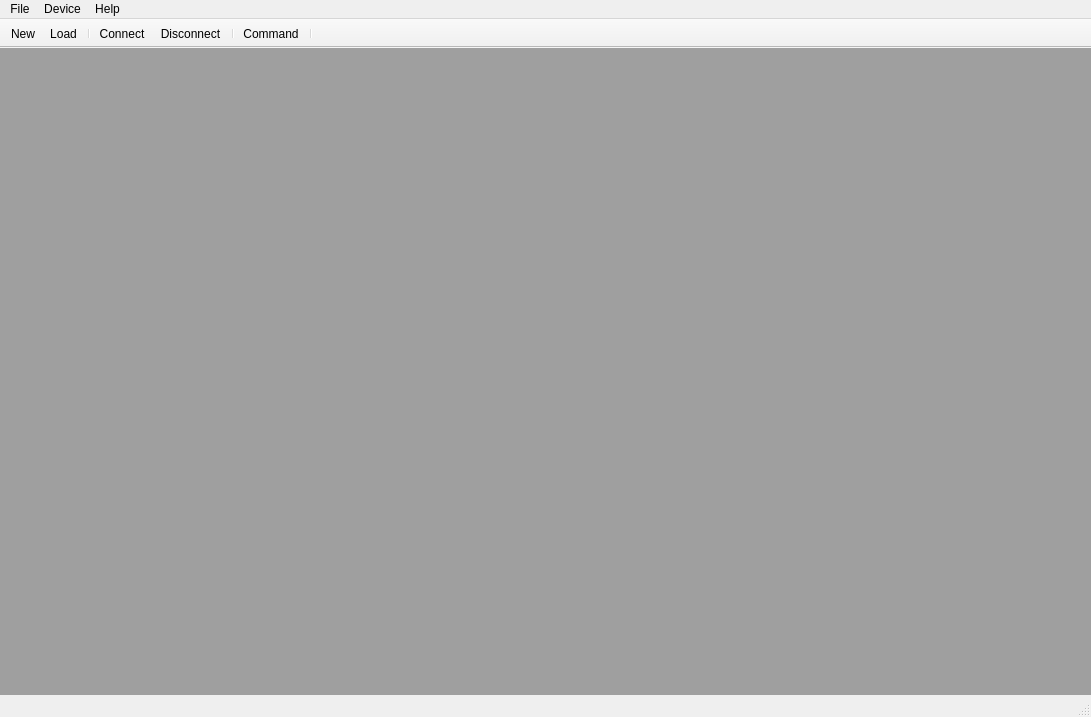
<?xml version="1.0" encoding="UTF-8"?>
<ui version="4.0">
 <class>uArmMainWindow</class>
 <widget class="QMainWindow" name="uArmMainWindow">
  <property name="geometry">
   <rect>
    <x>0</x>
    <y>0</y>
    <width>1091</width>
    <height>717</height>
   </rect>
  </property>
  <property name="windowTitle">
   <string>MainWindow</string>
  </property>
  <widget class="QWidget" name="centralwidget">
   <layout class="QVBoxLayout" name="verticalLayout">
    <property name="leftMargin">
     <number>0</number>
    </property>
    <property name="topMargin">
     <number>0</number>
    </property>
    <property name="rightMargin">
     <number>0</number>
    </property>
    <property name="bottomMargin">
     <number>0</number>
    </property>
    <item>
     <widget class="QMdiArea" name="mdiArea"/>
    </item>
   </layout>
  </widget>
  <widget class="QMenuBar" name="menubar">
   <property name="geometry">
    <rect>
     <x>0</x>
     <y>0</y>
     <width>1091</width>
     <height>34</height>
    </rect>
   </property>
   <widget class="QMenu" name="menuFile">
    <property name="title">
     <string>File</string>
    </property>
    <addaction name="actionNew"/>
    <addaction name="actionSave"/>
    <addaction name="actionSaveAs"/>
    <addaction name="actionLoad"/>
    <addaction name="separator"/>
    <addaction name="actionQuit"/>
   </widget>
   <widget class="QMenu" name="menuHelp">
    <property name="title">
     <string>Help</string>
    </property>
   </widget>
   <widget class="QMenu" name="menuDevice">
    <property name="title">
     <string>Device</string>
    </property>
    <widget class="QMenu" name="menuPort">
     <property name="title">
      <string>Port</string>
     </property>
     <addaction name="separator"/>
    </widget>
    <addaction name="menuPort"/>
    <addaction name="actionConnect"/>
    <addaction name="actionDisconnect"/>
    <addaction name="separator"/>
    <addaction name="actionCommand"/>
   </widget>
   <addaction name="menuFile"/>
   <addaction name="menuDevice"/>
   <addaction name="menuHelp"/>
  </widget>
  <widget class="QStatusBar" name="statusbar"/>
  <widget class="QToolBar" name="toolBar">
   <property name="windowTitle">
    <string>toolBar</string>
   </property>
   <property name="movable">
    <bool>false</bool>
   </property>
   <property name="orientation">
    <enum>Qt::Horizontal</enum>
   </property>
   <property name="floatable">
    <bool>true</bool>
   </property>
   <attribute name="toolBarArea">
    <enum>TopToolBarArea</enum>
   </attribute>
   <attribute name="toolBarBreak">
    <bool>false</bool>
   </attribute>
   <addaction name="actionNew"/>
   <addaction name="actionLoad"/>
   <addaction name="separator"/>
   <addaction name="actionConnect"/>
   <addaction name="actionDisconnect"/>
   <addaction name="separator"/>
   <addaction name="actionCommand"/>
   <addaction name="separator"/>
  </widget>
  <action name="actionNew">
   <property name="text">
    <string>New</string>
   </property>
   <property name="shortcut">
    <string>Ctrl+N</string>
   </property>
  </action>
  <action name="actionSave">
   <property name="text">
    <string>Save</string>
   </property>
   <property name="shortcut">
    <string>Ctrl+S</string>
   </property>
  </action>
  <action name="actionLoad">
   <property name="text">
    <string>Load</string>
   </property>
   <property name="shortcut">
    <string>Ctrl+O</string>
   </property>
  </action>
  <action name="action">
   <property name="text">
    <string>---</string>
   </property>
  </action>
  <action name="actionQuit">
   <property name="text">
    <string>Quit</string>
   </property>
   <property name="shortcut">
    <string>Ctrl+Q</string>
   </property>
  </action>
  <action name="actionConnect">
   <property name="text">
    <string>Connect</string>
   </property>
   <property name="shortcut">
    <string>Ctrl+R</string>
   </property>
  </action>
  <action name="actionUpdateDevices">
   <property name="text">
    <string>UpdateDevices</string>
   </property>
  </action>
  <action name="actionDisconnect">
   <property name="text">
    <string>Disconnect</string>
   </property>
  </action>
  <action name="actionSaveAs">
   <property name="text">
    <string>Save As</string>
   </property>
  </action>
  <action name="actionCommand">
   <property name="text">
    <string>Command</string>
   </property>
  </action>
 </widget>
 <resources/>
 <connections>
  <connection>
   <sender>actionQuit</sender>
   <signal>triggered()</signal>
   <receiver>uArmMainWindow</receiver>
   <slot>close()</slot>
   <hints>
    <hint type="sourcelabel">
     <x>-1</x>
     <y>-1</y>
    </hint>
    <hint type="destinationlabel">
     <x>399</x>
     <y>299</y>
    </hint>
   </hints>
  </connection>
 </connections>
</ui>
